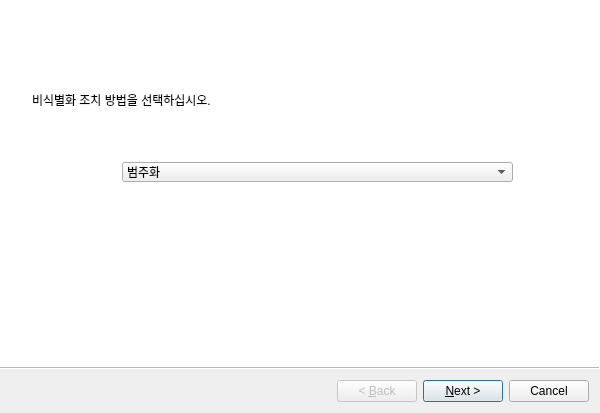
<?xml version="1.0" encoding="UTF-8"?>
<ui version="4.0">
 <class>Wizard</class>
 <widget class="QWizard" name="Wizard">
  <property name="geometry">
   <rect>
    <x>0</x>
    <y>0</y>
    <width>600</width>
    <height>413</height>
   </rect>
  </property>
  <property name="windowTitle">
   <string>레벨</string>
  </property>
  <property name="wizardStyle">
   <enum>QWizard::ModernStyle</enum>
  </property>
  <widget class="QWizardPage" name="wizardPage1">
   <widget class="QLabel" name="label">
    <property name="geometry">
     <rect>
      <x>30</x>
      <y>90</y>
      <width>321</width>
      <height>16</height>
     </rect>
    </property>
    <property name="text">
     <string>비식별화 조치 방법을 선택하십시오.</string>
    </property>
   </widget>
   <widget class="QComboBox" name="comboBox">
    <property name="geometry">
     <rect>
      <x>120</x>
      <y>160</y>
      <width>391</width>
      <height>20</height>
     </rect>
    </property>
    <item>
     <property name="text">
      <string>범주화</string>
     </property>
    </item>
    <item>
     <property name="text">
      <string>마스킹</string>
     </property>
    </item>
    <item>
     <property name="text">
      <string>휴리스틱 가명화</string>
     </property>
    </item>
    <item>
     <property name="text">
      <string>암호화</string>
     </property>
    </item>
    <item>
     <property name="text">
      <string>교환</string>
     </property>
    </item>
    <item>
     <property name="text">
      <string>전체 총계</string>
     </property>
    </item>
    <item>
     <property name="text">
      <string>부분 총계</string>
     </property>
    </item>
    <item>
     <property name="text">
      <string>올림/내림</string>
     </property>
    </item>
    <item>
     <property name="text">
      <string>재배열</string>
     </property>
    </item>
    <item>
     <property name="text">
      <string>삭제</string>
     </property>
    </item>
    <item>
     <property name="text">
      <string>랜덤 라운딩</string>
     </property>
    </item>
    <item>
     <property name="text">
      <string>제어 라운딩</string>
     </property>
    </item>
    <item>
     <property name="text">
      <string>새 항목</string>
     </property>
    </item>
    <item>
     <property name="text">
      <string>임의 잡음 추가</string>
     </property>
    </item>
    <item>
     <property name="text">
      <string>공백/대체</string>
     </property>
    </item>
   </widget>
  </widget>
  <widget class="QWizardPage" name="wizardPage2">
   <widget class="QRadioButton" name="radioButton">
    <property name="geometry">
     <rect>
      <x>130</x>
      <y>130</y>
      <width>131</width>
      <height>16</height>
     </rect>
    </property>
    <property name="text">
     <string>한국 성씨 비율 적용</string>
    </property>
   </widget>
   <widget class="QRadioButton" name="radioButton_2">
    <property name="geometry">
     <rect>
      <x>130</x>
      <y>150</y>
      <width>131</width>
      <height>16</height>
     </rect>
    </property>
    <property name="text">
     <string>균일 비율</string>
    </property>
   </widget>
   <widget class="QLabel" name="label_2">
    <property name="geometry">
     <rect>
      <x>60</x>
      <y>110</y>
      <width>56</width>
      <height>12</height>
     </rect>
    </property>
    <property name="text">
     <string>성씨 비율</string>
    </property>
   </widget>
   <widget class="QLabel" name="label_3">
    <property name="geometry">
     <rect>
      <x>10</x>
      <y>20</y>
      <width>101</width>
      <height>16</height>
     </rect>
    </property>
    <property name="font">
     <font>
      <family>Agency FB</family>
      <weight>75</weight>
      <bold>true</bold>
     </font>
    </property>
    <property name="text">
     <string>휴리스틱 가명화</string>
    </property>
   </widget>
  </widget>
 </widget>
 <resources/>
 <connections/>
</ui>
